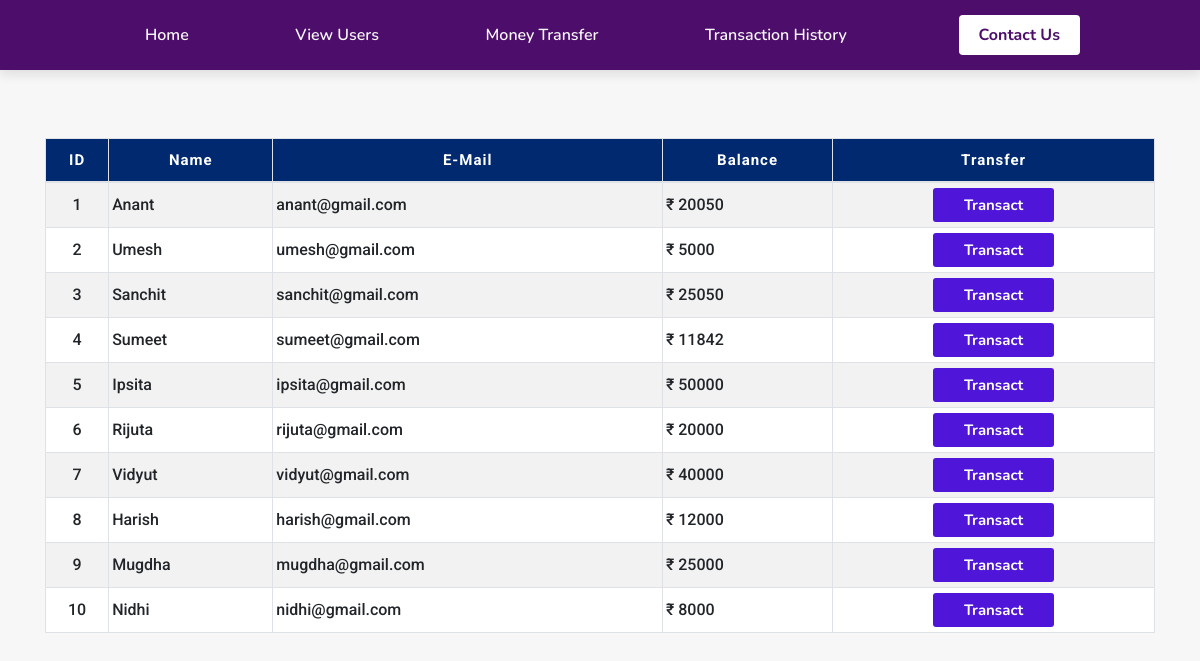
/transfer.php, run on the app's committed database.
### tables this page shows
CREATE TABLE `users` (
  `id` int(3) NOT NULL,
  `name` text NOT NULL,
  `email` varchar(30) NOT NULL,
  `balance` int(8) NOT NULL
);

### transfer.php (the view, shortened to what this page needs)
<!DOCTYPE html>
<html lang="en">
<head>
    <link href="https://cdnjs.cloudflare.com/ajax/libs/font-awesome/5.13.0/css/all.min.css" rel="stylesheet">
    <link rel="stylesheet" href="https://stackpath.bootstrapcdn.com/bootstrap/4.5.2/css/bootstrap.min.css">
    <link rel="stylesheet" type="text/css" href="css/style.css">
</head>
<body>
<?php
    include 'config.php';
    $sql = "SELECT * FROM users";
    $result = mysqli_query($conn,$sql);
?>
<?php
  include 'navbar.php';
?>
<div class="container">
            <div class="row">
                <div class="col">
                    <div class="table-responsive-sm">
                    <table class="table table-hover table-sm table-striped table-condensed table-bordered">
                        <thead>
                            <tr>
                            <th scope="col" class="text-center py-3">ID</th>
                            <th scope="col" class="text-center py-3">Name</th>
                            <th scope="col" class="text-center py-3">E-Mail</th>
                            <th scope="col" class="text-center py-3">Balance</th>
                            <th scope="col" class="text-center py-3">Transfer</th>
                            </tr>
                        </thead>
                        <tbody>
                <?php
                    while($rows=mysqli_fetch_assoc($result)){
                ?>
                    <tr>
                        <td class="py-3 text-center"><?php echo $rows['id'] ?></td>
                        <td class="py-3"><?php echo $rows['name']?></td>
                        <td class="py-3"><?php echo $rows['email']?></td>
                        <td class="py-3">&#8377; <?php echo $rows['balance']?></td>
                        <td class="py-2 text-center"><a href="userdetails.php?id= <?php echo $rows['id'] ;?>"> <button type="button" class="btn">Transact</button></a></td>
                    </tr>
                <?php
                    }
                ?>
                </tbody>
            </table>
            </div>
        </div>
    </div>
</div>
</body>
</html>

### navbar.php (shortened to what this page needs)
<header>
        <a href="index.php" class="logo">TSF Bank</a>
        <nav class="navbar">
            <a href="index.php">Home</a>
            <a href="viewuser.php">View Users</a>
            <a href="transfer.php">Money Transfer</a>
            <a href="transhistory.php">Transaction History</a>
            <a href="index.php#contact" class="conbtn">Contact Us</a>
        </nav>
</header>

### css/style.css (style rules this page uses)
* { margin: 0; padding: 0; box-sizing: border-box; font-family: 'Nunito', sans-serif; text-decoration: none; outline: none; border: none; text-transform:capitalize; transition: all .2s linear; }
html { font-size: 62.5%; overflow-x: hidden; scroll-behavior: smooth; scroll-padding-top: 6rem; }
body { background: #f7f7f7; }
header .navbar { position: fixed; top: 0; left: 0; right: 0; z-index: 1000; display: flex; align-items: center; font-family: 'Nunito', sans-serif; justify-content: space-between; background: rgb(77, 13, 107); padding: 1.5rem 10%; box-shadow: 0 .5rem 1rem rgba(31, 19, 19, 0.1); }
header .logo { font-size: 2.5rem; font-weight: bolder; text-decoration: none; color: rgb(255, 255, 255); }
header .navbar a { font-size: 1.6rem; margin-left: 2.5rem; color: rgb(248, 248, 248); font-weight: 600; text-decoration: none; }
header a.conbtn { background: #fff; border-radius: 1rem; padding: 8px 20px; margin-left: 30px; border-radius: 4px; font-weight: 700; color: rgb(77, 13, 107); }

### transfer.php (style rules this page uses)
table { font-size: 1.5rem; margin-top: 10rem; background: #fff; }
thead th { background: #012970; font-family: "Roboto", sans-serif; color: #fff; letter-spacing: 0.1rem; }
tbody td { font-family: "Roboto", sans-serif; text-transform: none; font-size: 1.6rem; font-weight: 500; }
.btn { margin-top: 0; line-height: 0; padding: 1.6rem 3rem; border-radius: 0.2em; transition: 0.2s; color: #fff; font-size: 1.5rem; font-weight: bold; background: #4f15d8; }

### data on the page
users: id "1", name "Anant", email "anant@gmail.com", balance "20050"
users: id "2", name "Umesh", email "umesh@gmail.com", balance "5000"
users: id "3", name "Sanchit", email "sanchit@gmail.com", balance "25050"
users: id "4", name "Sumeet", email "sumeet@gmail.com", balance "11842"
users: id "5", name "Ipsita", email "ipsita@gmail.com", balance "50000"
users: id "6", name "Rijuta", email "rijuta@gmail.com", balance "20000"
users: id "7", name "Vidyut", email "vidyut@gmail.com", balance "40000"
users: id "8", name "Harish", email "harish@gmail.com", balance "12000"
users: id "9", name "Mugdha", email "mugdha@gmail.com", balance "25000"
users: id "10", name "Nidhi", email "nidhi@gmail.com", balance "8000"
